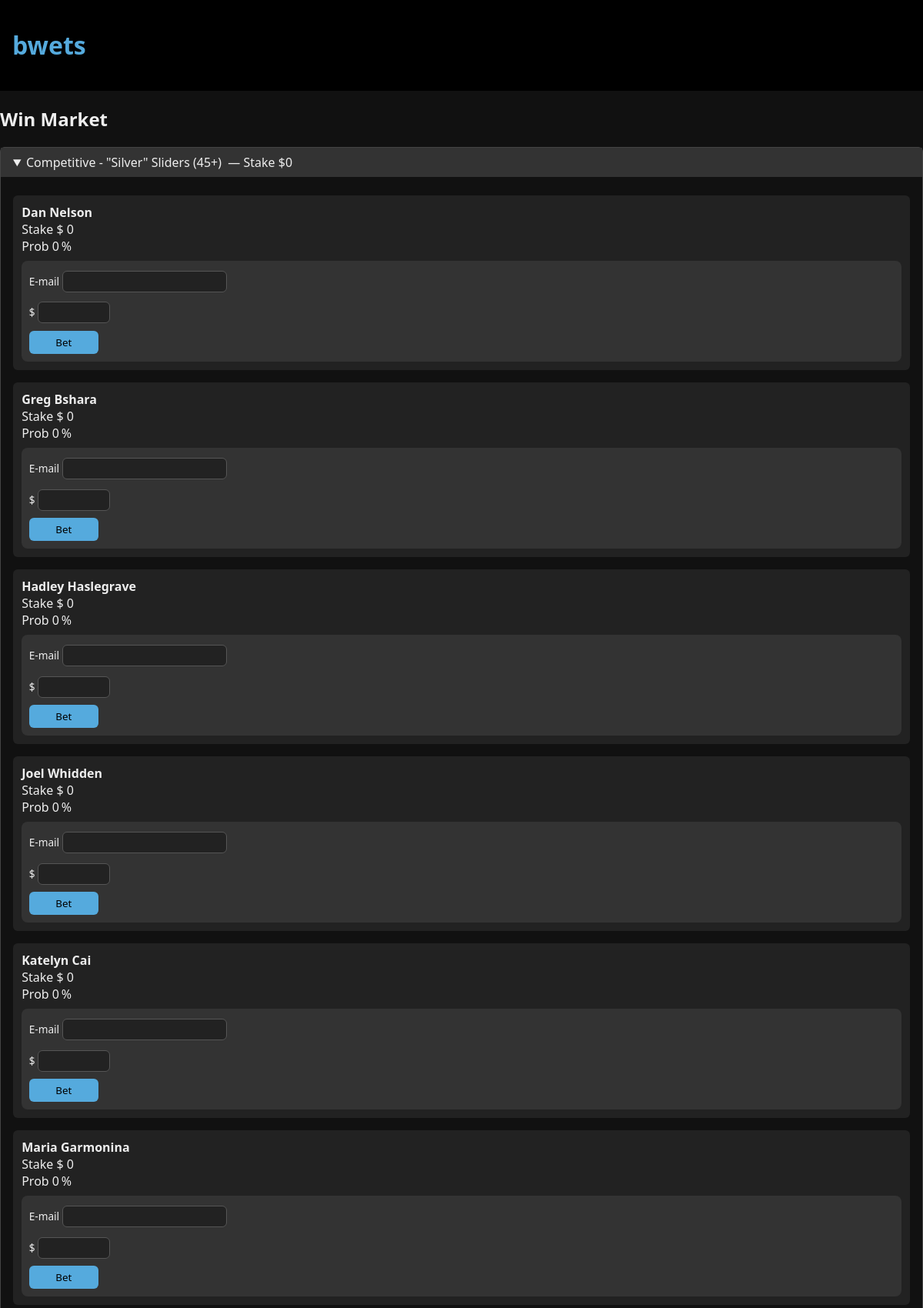
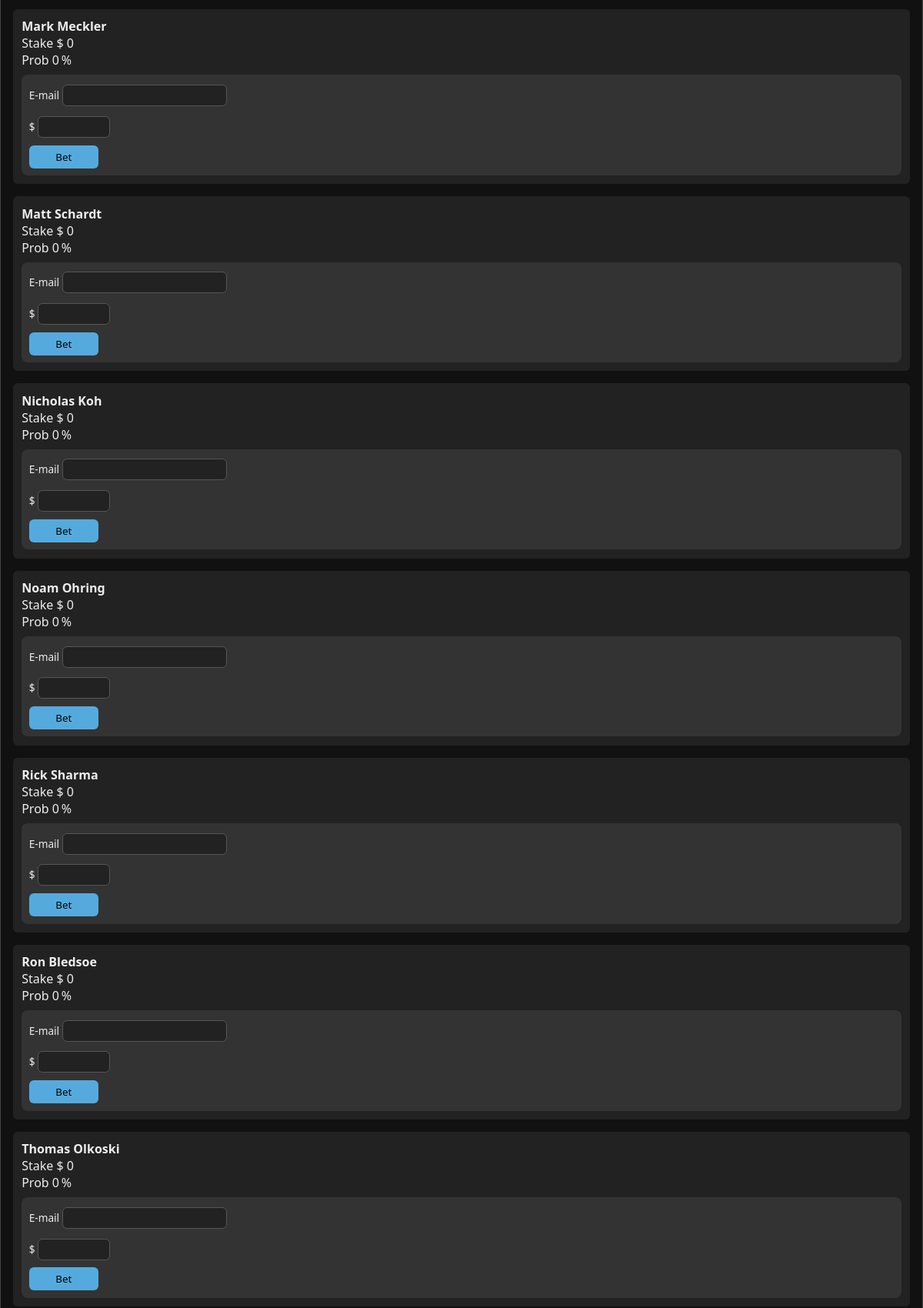
The page /win (upper part) on the database its author committed (2 pictures, top to bottom).
### app/models.py (models this page shows)
class Player(Base):
    __tablename__ = "players"
    id = Column(String, primary_key=True,
                default=lambda: str(uuid.uuid4()))
    player_name = Column(String, nullable=False)
    heat = Column(Integer, nullable=False)
    division = Column(String, nullable=False)
    dropped_out = Column(Boolean, default=False)
    active = Column(Boolean, default=True)

### app/__init__.py (the view)
    @app.route("/win")
    def win():
        with SessionLocal() as db:
            players = (
                db.execute(
                    select(Player)
                    .where(Player.active == True)
                    .order_by(Player.division, Player.player_name)
                )
                .scalars()
                .all()
            )
            divisions = {}
            for p in players:
                divisions.setdefault(p.division, []).append(p)
            odds = pool_odds(db, WinBet, WinBet.player_id)
            div_totals = {d: sum(odds.get(pl.id, {}).get("stake", 0)
                                for pl in plist)
                        for d, plist in divisions.items()}
        return render_template("win.html",
                            divisions=divisions,
                            odds=odds,
                            div_totals=div_totals)

### app/odds.py (called while the page is built, shortened)
def pool_odds(session, BetModel, group_field):
    total = session.scalar(select(func.sum(BetModel.amount))) or 0.0
    total *= (1.0 - HOUSE)
    odds = {}
    if total <= 0:
        return odds

### app/templates/win.html (shortened to what this page needs)
{% extends "base.html" %}
{% block content %}
<h2>Win Market</h2>
{% for div_name, runners in divisions.items() %}
  <details class="division" {% if loop.first %}open{% endif %}>
    <summary>
      {{ div_name }}
      &nbsp;—&nbsp;Stake ${{ div_totals[div_name]|round(2) }}
    </summary>
    <div class="div-body">
      {% for p in runners %}
        {% set o = odds.get(p.id|string, {"prob":0, "stake":0}) %}
        <div class="card">
          <strong>{{ p.player_name }}</strong><br>
          Stake $ {{ o.stake }}<br>
          Prob {{ (o.prob*100)|round(1) }} %
          <form action="{{ url_for('bet') }}" method="post" class="bet-form">
            <label>E‑mail <input type="email" name="email" required size="20" maxlength="40"></label>
            <label>$ <input type="number" name="amount" step="0.01" required size="6" maxlength="10"></label>
            <button type="submit">Bet</button>
          </form>
        </div>
      {% endfor %}
    </div>
  </details>
{% endfor %}
{% endblock %}

### app/static/main.css (style rules this page uses)
.card { background:#222; padding:1rem; margin:1rem 0; border-radius:8px; }
.bet-form { display:inline-block; }
details { border:1px solid #444; border-radius:6px; margin:0.5rem 0; }
details[open] > summary { background:#333; }
summary { cursor:pointer; padding:0.5rem 1rem; user-select:none; }
.div-body, .heat-body { padding:0.5rem 1rem; }
.card { background:#222; padding:0.7rem; border-radius:6px; }
.bet-form { margin-top:0.3rem; }
.bet-form label { display:block; font-size:0.8rem; margin:0.2rem 0; }
.bet-form input { width:90%; }
.bet-form { margin-top:0.5rem; background:#333; border-radius:8px; padding:0.6rem; display:flex; flex-direction:column; gap:0.4rem; }
.bet-form input[type="email"], .bet-form input[type="number"] { font-family:inherit; background:#222; border:1px solid #555; border-radius:6px; padding:4px 6px; color:#eee; }
.bet-form button { font-family:inherit; background:#5ad; color:#000; border:none; border-radius:6px; padding:6px 10px; cursor:pointer; }
.bet-form label { font-size:0.85rem; }
.bet-form input[type="email"] { max-width:200px }
.bet-form input[type="number"] { max-width:80px }
.bet-form button { max-width:90px }

### rows shown on the page
Player: division "Competitive - \"Silver\" Sliders (45+)", division "0", player_name "Dan Nelson", stake "0", (o.prob*100)|round(1) "0"
Player: player_name "Greg Bshara", stake "0", (o.prob*100)|round(1) "0"
Player: player_name "Hadley Haslegrave", stake "0", (o.prob*100)|round(1) "0"
Player: player_name "Joel Whidden", stake "0", (o.prob*100)|round(1) "0"
Player: player_name "Katelyn Cai", stake "0", (o.prob*100)|round(1) "0"
Player: player_name "Maria Garmonina", stake "0", (o.prob*100)|round(1) "0"
Player: player_name "Mark Meckler", stake "0", (o.prob*100)|round(1) "0"
Player: player_name "Matt Schardt", stake "0", (o.prob*100)|round(1) "0"
Player: player_name "Nicholas Koh", stake "0", (o.prob*100)|round(1) "0"
Player: player_name "Noam Ohring", stake "0", (o.prob*100)|round(1) "0"
Player: player_name "Rick Sharma", stake "0", (o.prob*100)|round(1) "0"
Player: player_name "Ron Bledsoe", stake "0", (o.prob*100)|round(1) "0"
Player: player_name "Thomas Olkoski", stake "0", (o.prob*100)|round(1) "0"
